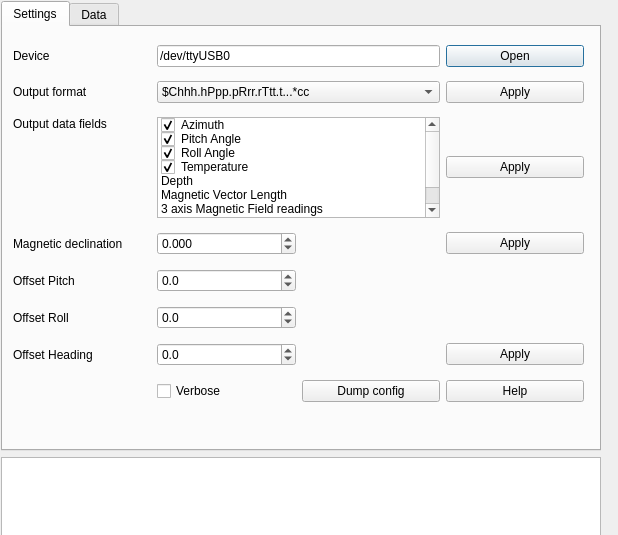
<?xml version="1.0" encoding="UTF-8"?>
<ui version="4.0">
 <class>OSDialog</class>
 <widget class="QDialog" name="OSDialog">
  <property name="geometry">
   <rect>
    <x>0</x>
    <y>0</y>
    <width>618</width>
    <height>535</height>
   </rect>
  </property>
  <property name="windowTitle">
   <string>OceanServer Digital Compass</string>
  </property>
  <widget class="QWidget" name="layoutWidget">
   <property name="geometry">
    <rect>
     <x>1</x>
     <y>1</y>
     <width>802</width>
     <height>638</height>
    </rect>
   </property>
   <layout class="QGridLayout" name="mainLayout">
    <property name="sizeConstraint">
     <enum>QLayout::SetFixedSize</enum>
    </property>
    <item row="0" column="0">
     <widget class="QTabWidget" name="tabWidget">
      <property name="minimumSize">
       <size>
        <width>600</width>
        <height>450</height>
       </size>
      </property>
      <property name="currentIndex">
       <number>0</number>
      </property>
      <widget class="QWidget" name="tab">
       <attribute name="title">
        <string>Settings</string>
       </attribute>
       <widget class="QWidget" name="layoutWidget">
        <property name="geometry">
         <rect>
          <x>10</x>
          <y>10</y>
          <width>571</width>
          <height>381</height>
         </rect>
        </property>
        <layout class="QGridLayout" name="gridLayout">
         <item row="0" column="0">
          <widget class="QLabel" name="label">
           <property name="text">
            <string>Device</string>
           </property>
          </widget>
         </item>
         <item row="0" column="1" colspan="2">
          <widget class="QLineEdit" name="deviceEd">
           <property name="text">
            <string>/dev/ttyUSB0</string>
           </property>
          </widget>
         </item>
         <item row="0" column="3">
          <widget class="QPushButton" name="openBtn">
           <property name="text">
            <string>Open</string>
           </property>
          </widget>
         </item>
         <item row="2" column="0">
          <widget class="QLabel" name="label_2">
           <property name="font">
            <font>
             <weight>50</weight>
             <bold>false</bold>
            </font>
           </property>
           <property name="text">
            <string>Output data fields</string>
           </property>
           <property name="alignment">
            <set>Qt::AlignLeading|Qt::AlignLeft|Qt::AlignTop</set>
           </property>
          </widget>
         </item>
         <item row="2" column="1" colspan="2">
          <widget class="QListWidget" name="datalistWidget">
           <property name="maximumSize">
            <size>
             <width>16777215</width>
             <height>101</height>
            </size>
           </property>
           <item>
            <property name="text">
             <string>Azimuth</string>
            </property>
            <property name="checkState">
             <enum>Checked</enum>
            </property>
            <property name="flags">
             <set>ItemIsSelectable|ItemIsUserCheckable|ItemIsEnabled</set>
            </property>
           </item>
           <item>
            <property name="text">
             <string>Pitch Angle</string>
            </property>
            <property name="checkState">
             <enum>Checked</enum>
            </property>
            <property name="flags">
             <set>ItemIsSelectable|ItemIsUserCheckable|ItemIsEnabled</set>
            </property>
           </item>
           <item>
            <property name="text">
             <string>Roll Angle</string>
            </property>
            <property name="checkState">
             <enum>Checked</enum>
            </property>
            <property name="flags">
             <set>ItemIsSelectable|ItemIsUserCheckable|ItemIsEnabled</set>
            </property>
           </item>
           <item>
            <property name="text">
             <string>Temperature</string>
            </property>
            <property name="checkState">
             <enum>Checked</enum>
            </property>
            <property name="flags">
             <set>ItemIsSelectable|ItemIsUserCheckable|ItemIsEnabled</set>
            </property>
           </item>
           <item>
            <property name="text">
             <string>Depth</string>
            </property>
            <property name="checkState">
             <enum>Unchecked</enum>
            </property>
            <property name="flags">
             <set>ItemIsSelectable|ItemIsUserCheckable|ItemIsEnabled</set>
            </property>
           </item>
           <item>
            <property name="text">
             <string>Magnetic Vector Length</string>
            </property>
            <property name="checkState">
             <enum>Unchecked</enum>
            </property>
            <property name="flags">
             <set>ItemIsSelectable|ItemIsUserCheckable|ItemIsEnabled</set>
            </property>
           </item>
           <item>
            <property name="text">
             <string>3 axis Magnetic Field readings</string>
            </property>
            <property name="checkState">
             <enum>Unchecked</enum>
            </property>
            <property name="flags">
             <set>ItemIsSelectable|ItemIsUserCheckable|ItemIsEnabled</set>
            </property>
           </item>
           <item>
            <property name="text">
             <string>Acceleration Vector Length</string>
            </property>
            <property name="checkState">
             <enum>Unchecked</enum>
            </property>
            <property name="flags">
             <set>ItemIsSelectable|ItemIsUserCheckable|ItemIsEnabled</set>
            </property>
           </item>
           <item>
            <property name="text">
             <string>3 axis Acceleration Readings</string>
            </property>
            <property name="checkState">
             <enum>Unchecked</enum>
            </property>
            <property name="flags">
             <set>ItemIsSelectable|ItemIsUserCheckable|ItemIsEnabled</set>
            </property>
           </item>
          </widget>
         </item>
         <item row="3" column="0">
          <widget class="QLabel" name="label_3">
           <property name="text">
            <string>Magnetic declination</string>
           </property>
          </widget>
         </item>
         <item row="3" column="1">
          <widget class="QDoubleSpinBox" name="declinationSb">
           <property name="decimals">
            <number>3</number>
           </property>
           <property name="minimum">
            <double>-180.000000000000000</double>
           </property>
           <property name="maximum">
            <double>180.000000000000000</double>
           </property>
          </widget>
         </item>
         <item row="3" column="3">
          <widget class="QPushButton" name="applyDeclBtn">
           <property name="text">
            <string>Apply</string>
           </property>
          </widget>
         </item>
         <item row="2" column="3">
          <widget class="QPushButton" name="applyDataFieldsBtn">
           <property name="text">
            <string>Apply</string>
           </property>
          </widget>
         </item>
         <item row="1" column="0">
          <widget class="QLabel" name="label_8">
           <property name="text">
            <string>Output format</string>
           </property>
          </widget>
         </item>
         <item row="1" column="3">
          <widget class="QPushButton" name="applyFormatBtn">
           <property name="text">
            <string>Apply</string>
           </property>
          </widget>
         </item>
         <item row="1" column="1" colspan="2">
          <widget class="QComboBox" name="outputformatCb">
           <item>
            <property name="text">
             <string>$Chhh.hPpp.pRrr.rTtt.t...*cc</string>
            </property>
           </item>
           <item>
            <property name="text">
             <string>$OHPR,value1,value2,value3,...*cc</string>
            </property>
           </item>
           <item>
            <property name="text">
             <string>NMEA0183: $HCHDT,212.4,T*2C</string>
            </property>
           </item>
           <item>
            <property name="text">
             <string>Comma delimited: value1,value2,value3,...</string>
            </property>
           </item>
          </widget>
         </item>
         <item row="4" column="0">
          <widget class="QLabel" name="label_4">
           <property name="text">
            <string>Offset Pitch</string>
           </property>
          </widget>
         </item>
         <item row="5" column="0">
          <widget class="QLabel" name="label_5">
           <property name="text">
            <string>Offset Roll</string>
           </property>
          </widget>
         </item>
         <item row="6" column="0">
          <widget class="QLabel" name="label_6">
           <property name="text">
            <string>Offset Heading</string>
           </property>
          </widget>
         </item>
         <item row="7" column="1">
          <widget class="QCheckBox" name="verboseCb">
           <property name="text">
            <string>Verbose</string>
           </property>
           <property name="checked">
            <bool>false</bool>
           </property>
          </widget>
         </item>
         <item row="4" column="1">
          <widget class="QDoubleSpinBox" name="offsetPitchSb">
           <property name="decimals">
            <number>1</number>
           </property>
           <property name="minimum">
            <double>-90.000000000000000</double>
           </property>
           <property name="maximum">
            <double>90.000000000000000</double>
           </property>
          </widget>
         </item>
         <item row="5" column="1">
          <widget class="QDoubleSpinBox" name="offsetRollSb">
           <property name="decimals">
            <number>1</number>
           </property>
           <property name="minimum">
            <double>-90.000000000000000</double>
           </property>
           <property name="maximum">
            <double>90.000000000000000</double>
           </property>
          </widget>
         </item>
         <item row="6" column="1">
          <widget class="QDoubleSpinBox" name="offsetHeadingSb">
           <property name="decimals">
            <number>1</number>
           </property>
           <property name="minimum">
            <double>-180.000000000000000</double>
           </property>
           <property name="maximum">
            <double>180.000000000000000</double>
           </property>
          </widget>
         </item>
         <item row="7" column="2">
          <widget class="QPushButton" name="dumpconfBtn">
           <property name="text">
            <string>Dump config</string>
           </property>
          </widget>
         </item>
         <item row="7" column="3">
          <widget class="QPushButton" name="helpBtn">
           <property name="text">
            <string>Help</string>
           </property>
          </widget>
         </item>
         <item row="6" column="3">
          <widget class="QPushButton" name="applyOffsetBtn">
           <property name="text">
            <string>Apply</string>
           </property>
          </widget>
         </item>
        </layout>
       </widget>
      </widget>
      <widget class="QWidget" name="tab_2">
       <attribute name="title">
        <string>Data</string>
       </attribute>
       <widget class="QWidget" name="gaugeWidget" native="true">
        <property name="geometry">
         <rect>
          <x>90</x>
          <y>20</y>
          <width>400</width>
          <height>300</height>
         </rect>
        </property>
        <property name="sizePolicy">
         <sizepolicy hsizetype="Fixed" vsizetype="Fixed">
          <horstretch>0</horstretch>
          <verstretch>0</verstretch>
         </sizepolicy>
        </property>
        <property name="minimumSize">
         <size>
          <width>300</width>
          <height>200</height>
         </size>
        </property>
        <property name="font">
         <font>
          <pointsize>8</pointsize>
         </font>
        </property>
       </widget>
      </widget>
     </widget>
    </item>
    <item row="1" column="0">
     <widget class="QPlainTextEdit" name="plainTextEdit">
      <property name="minimumSize">
       <size>
        <width>0</width>
        <height>130</height>
       </size>
      </property>
      <property name="maximumSize">
       <size>
        <width>16777215</width>
        <height>130</height>
       </size>
      </property>
      <property name="font">
       <font>
        <pointsize>8</pointsize>
       </font>
      </property>
     </widget>
    </item>
   </layout>
  </widget>
 </widget>
 <resources/>
 <connections/>
</ui>
